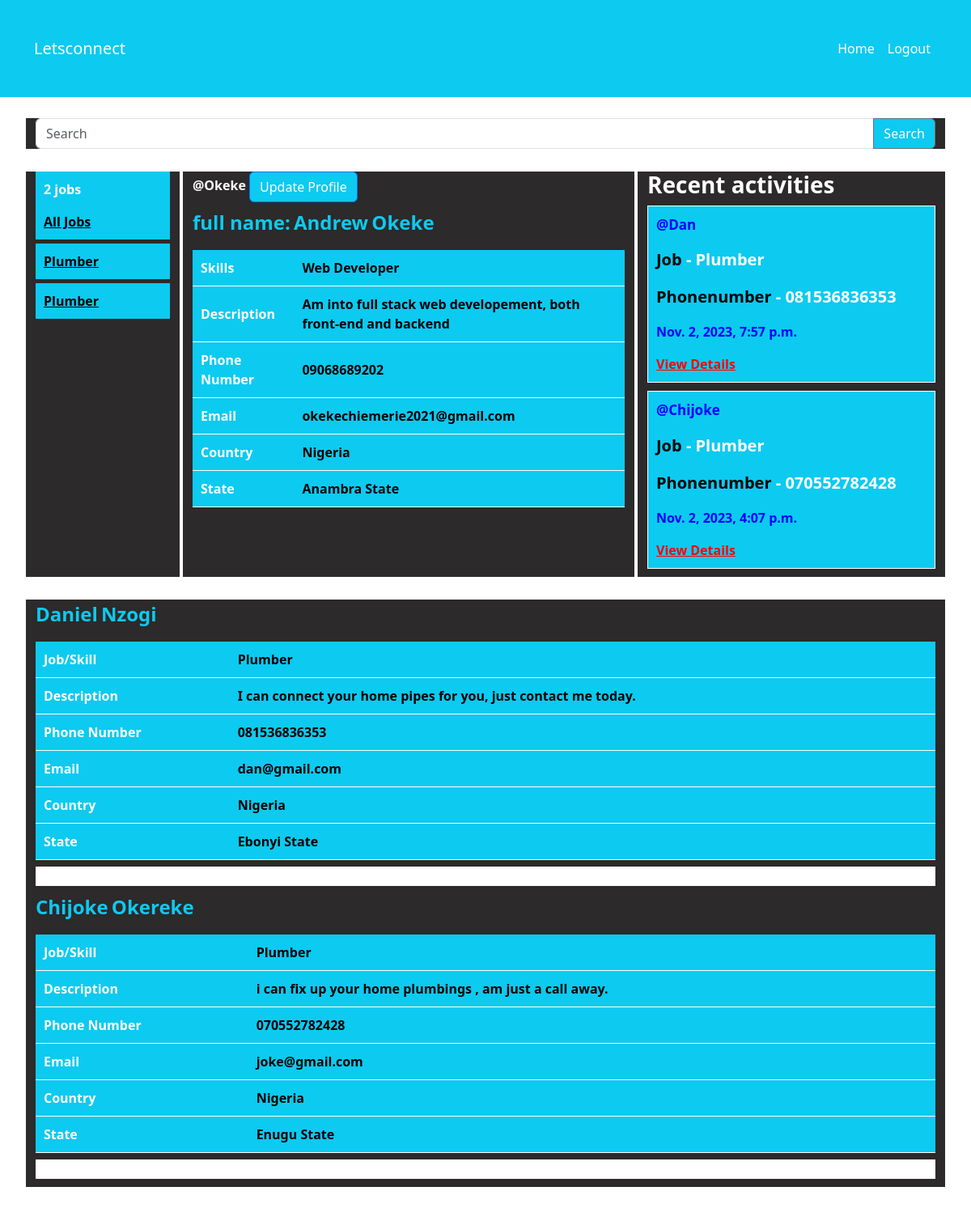
The app's page /body/?q=Plumber (signed in) with its own data.
### base/models.py (models this page shows, shortened)
class Profile(models.Model):
    user = models.OneToOneField(User, on_delete=models.CASCADE)
    firstname = models.CharField(max_length=255)
    lastname = models.CharField(max_length=255)
    gender = models.CharField(max_length=10)
    country = models.CharField(max_length=255)
    state = models.CharField(max_length=255)
    email = models.EmailField()
    job = models.CharField(max_length=200)
    description = models.CharField(max_length=2550000)
    phonenumber = models.CharField(max_length=15)
    datecreated = models.DateTimeField(default=datetime.now)
    class Meta:
        ordering = ['-datecreated']

### base/views.py (the view)
# urls.py: path('body/',views.body,name='body'),
def body(request):
    q = request.GET.get('q') if request.GET.get('q') != None else ''
    details = Profile.objects.filter(
        Q(job__icontains=q )|
        Q(country__icontains=q)|
        Q(state__icontains=q)|
        Q(description__icontains=q)
        )
    detail_count = details.count()
    profiledata = Profile.objects.filter(user=request.user)
    context = {"profiledata":profiledata, "details":details, "detail_count":detail_count}
    return render(request,'body.html',context)

### templates/body.html (shortened to what this page needs)
{% extends 'home.html' %}
{% block content %}
{% include 'searchbox.html' %}
<div class="container">
    <div class="row">
        <div class="col col-2">
            <div class="job-item">
                <p class="count">{{details.count}} jobs</p>
                <a href="{% url 'body' %}" class="all">All Jobs</a>
            </div>
                <div class="job-list">
                    {% for detail in details %}
                        <div class="job-item">
                            <a href="{% url 'body' %}?q={{ detail.job }}" class="all">{{ detail.job }}</a>
                        </div>
                    {% endfor %}
                </div>
            </div>
        <div class="col ">
            <div>
                {% for profile in profiledata %}
                    <p style="display: inline-block; font-weight: bold;text-align: center;">@{{ profile.user.username }}</p>
                    {% if not profile.firstname %}
                        <a href="{% url 'create_profile' %}" class="btn btn-primary">Create Profile</a>
                        <p>Profile not created yet.</p>
                    {% else %}
                        <a href="{% url 'updateprofile' profile.pk %}" class="btn btn-primary ">Update Profile</a>
                        <div class="profilenames">
                            <p class="names">full name:</p>
                            <p class="names">{{ profile.firstname }}</p>
                            <p class="names">{{ profile.lastname }}</p>
                        </div>
                        <table class="profile-table">
                            <tr>
                                <th>Skills</th>
                                <td>{{ profile.job }}</td>
                            </tr>
                            <tr>
                                <th>Description</th>
                                <td>{{ profile.description }}</td>
                            </tr>
                            <tr>
                                <th >Phone Number</th>
                                <td>{{ profile.phonenumber }}</td>
                            </tr>
                            <tr>
                                <th>Email</th>
                                <td>{{ profile.email }}</td>
                            </tr>
                            <tr>
                                <th>Country</th>
                                <td>{{ profile.country }}</td>
                            </tr>
                            <tr>
                                <th>State</th>
                                <td>{{ profile.state }}</td>
                            </tr>
                        </table>
                    {% endif %}
                {% empty %}
                    <a href="{% url 'create_profile' %}" class="btn btn-primary">Create Profile</a>
                    <p style="font-weight: bold;">Profile not created yet.</p>
                {% endfor %}
            </div>
        </div>
        {% include 'recent_activities.html' %}
        <div class="container my-4">
            <div class="row">
                <div class="col">
                    {% for detail in details %}
                    <div style="margin-bottom: 10px;">
                                <table class="profile-table">
                                    <div class="profilenames">
                                        <p class="names">{{ detail.firstname }}</p>
                                        <p class="names">{{ detail.lastname }}</p>
                                    </div>
                                    <tr>
                                        <th>Job/Skill</th>
                                        <td>{{ detail.job }}</td>
                                    </tr>
                                    <tr>
                                        <th>Description</th>
                                        <td>{{ detail.description }}</td>
                                    </tr>
                                    <tr>
                                        <th>Phone Number</th>
                                        <td>{{ detail.phonenumber }}</td>
                                    </tr>
                                    <tr>
                                        <th>Email</th>
                                        <td>{{ detail.email }}</td>
                                    </tr>
                                    <tr>
                                        <th>Country</th>
                                        <td>{{ detail.country }}</td>
                                    </tr>
                                    <tr>
                                        <th>State</th>
                                        <td>{{ detail.state }}</td>
                                    </tr>
                                </table>
                                <div class="container my-2" style="background-color: white;">d</div>
                                {% endfor %}
                    </div>
                </div>
    </div>
</div>
{% endblock %}

### templates/recent_activities.html (shortened to what this page needs)
<div class="col col-4">
    <h3 class="recent-activities">Recent activities</h3>
    <div class="recentdetails">
        {% for detail in details|slice:"0:2" %}
        <div class="recent-item">
            <p class="username">@{{detail.user.username}}</p>
            <p class="jobdetail"><span>Job</span> - {{detail.job}}</p>
            <p class="jobdetail"><span>Phonenumber</span> - {{detail.phonenumber}}</p>
            <p class="date">{{detail.datecreated}}</p>
            <a class="view" href="{% url 'specificprofile' detail.id%}">View Details</a>
        </div>
        {% endfor %}
    </div>
</div>

### templates/home.html (style rules this page uses)
body { background-color:rgb(44, 42, 42); }

### templates/body.html (style rules this page uses)
.recent-item { border: 1px solid; padding: 10px; margin-bottom: 10px; }
.profilenames { display: block; }
.recentdetails { border-width: 1px; }
.col { background-color: rgb(44, 42, 42); margin: 2px; color: white; }
body { background-color: white; }
.names { display: inline-block; font-size: 24px; font-weight: bold; color: #0dcaf0; }
.job-item { padding: 10px; margin-bottom: 5px; background-color: #0dcaf0; }
.all { font-weight: bold; color: black; }
.profile-table { width: 100%; border-collapse: collapse; background-color: #0dcaf0; color: black; font-weight: bold; }
.profile-table th, .profile-table td { padding: 10px; text-align: left; border-bottom: 1px solid white; }
.btn { background-color: #0dcaf0; }
.profile-table th { background-color:#0dcaf0 ; color: white; }
.count { font-weight: bold; }
.names { display: inline-block; font-size: 24px; font-weight: bold; }
.profile-table { width: 100%; border-collapse: collapse; }

### templates/recent_activities.html (style rules this page uses)
.date { font-weight: bold; color: blue; }
.username { color: blue; font-weight: bold; font-size: 17px; }
.view { color: red; font-weight: bold; }
span { color: black; font-weight: bold; }
.jobdetail { font-size: 20px; font-weight: bold; }
.recent-activities { font-weight: bold; }
.recent-item { background-color:#0dcaf0; }

### records on screen
Profile: job "Plumber", user.username "Dan", phonenumber "081536836353", datecreated "Nov. 2, 2023, 7:57 p.m.", firstname "Daniel", lastname "Nzogi", description "I can connect your home pipes for you, just contact me today.", email "dan@gmail.com", country "Nigeria", state "Ebonyi State"
Profile: job "Plumber", user.username "Chijoke", phonenumber "070552782428", datecreated "Nov. 2, 2023, 4:07 p.m.", firstname "Chijoke", lastname "Okereke", description "i can fix up your home plumbings , am just a call away.", email "joke@gmail.com", country "Nigeria", state "Enugu State"
Profile: user.username "Okeke", firstname "Andrew", lastname "Okeke", job "Web Developer", description "Am into full stack web developement, both front-end and backend", phonenumber "09068689202", email "okekechiemerie2021@gmail.com", country "Nigeria", state "Anambra State"

### other values on screen
{{ details.count }} "2"
